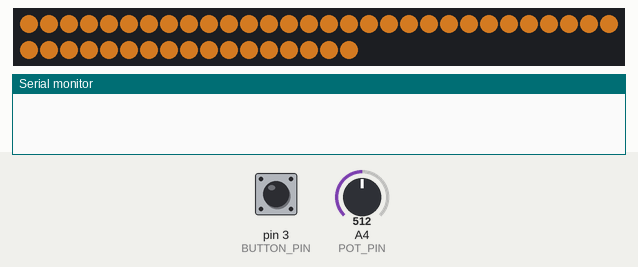
Recording of a sketch running on a simulated Arduino Uno, built with avr-gcc and run on an emulated ATmega328P. Shown: 47 RGB LEDs in strip order, left to right, continuing on the next row, the last lines printed to the serial monitor. Inputs (shaded band) come from the test bench; at power-on: pin 3 (BUTTON_PIN) HIGH, A4 (POT_PIN) = 512. Dim RGB values are drawn brighter than linear; random numbers use the default seed unless the sketch sets one.

Above: at 1.2 s.
1.3 s: pin 3 (BUTTON_PIN) pulled LOW for 1 s
At 2.3 s:
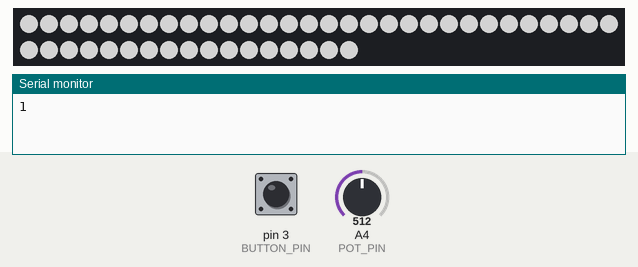
3.8 s: A4 (POT_PIN) set to 0
At 4.6 s:
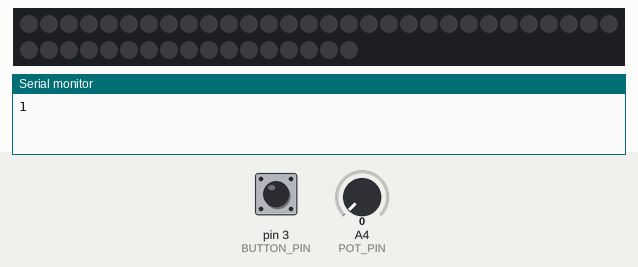
5.3 s: A4 (POT_PIN) set to 18
At 6.1 s:
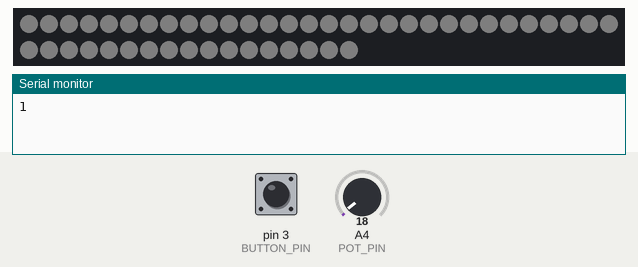
6.9 s: pin 3 (BUTTON_PIN) pulled LOW for 0.15 s
At 7.07 s:
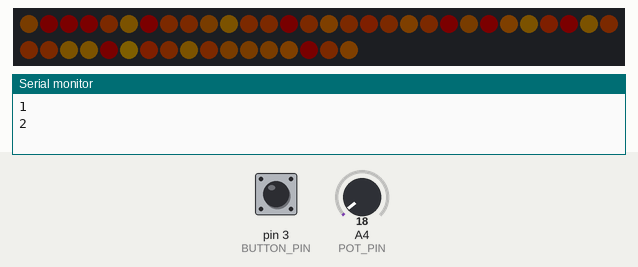
8.7 s: pin 3 (BUTTON_PIN) pulled LOW for 0.15 s
At 8.71 s:
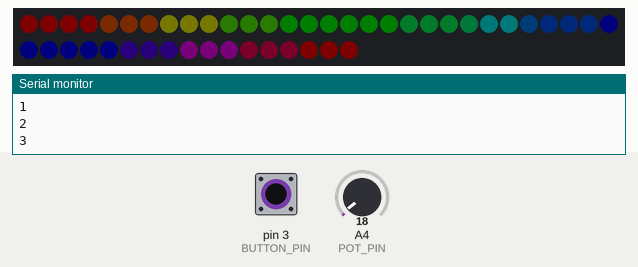
10.3 s: A4 (POT_PIN) set to 95
At 10.33 s:
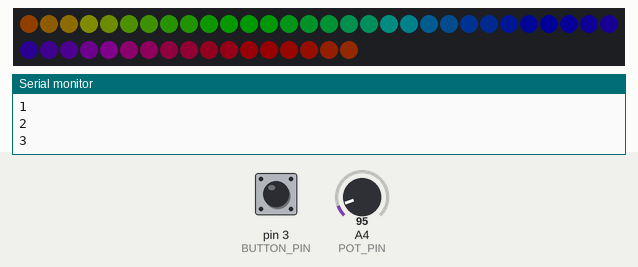

The sketch:

efekty_led.ino
```cpp
#include <Adafruit_NeoPixel.h>
#include <Bounce2.h>

#define PIN 6
#define NUM_LEDS 47
#define BUTTON_PIN 3
#define POT_PIN A4
#define DELAY 10
Adafruit_NeoPixel strip = Adafruit_NeoPixel(NUM_LEDS, PIN, NEO_GRB + NEO_KHZ800);
Bounce debouncer = Bounce();

int mode = 0;
int buttonState = 0;

void setup() {
  strip.begin();
  strip.show();
  pinMode(BUTTON_PIN, INPUT_PULLUP);
  debouncer.attach(BUTTON_PIN);
  debouncer.interval(3);
  Serial.begin(9600);
}

void loop() {
  int potValue = analogRead(POT_PIN);
  int brightness = map(potValue, 0, 1023, 0, 255);
  strip.setBrightness(brightness);
  //buttonState = digitalRead(BUTTON_PIN);
  debouncer.update();
  if (debouncer.fell()) {
      mode = mode + 1;
      if (mode > 8){
        mode=0;
      }
      Serial.println(mode);
    }
  switch (mode) {
    case 0:
      colorWipe(strip.Color(255, 147, 41), DELAY); // Warm white color
      break;
    case 1:
      colorWipe(strip.Color(255, 255, 255), DELAY); // Cold white color
      break;
    case 2:
      flameEffect(DELAY+50);
      break;
    case 3:
      rainbowCycle(DELAY+50);
      break;
    case 4:
      colorWipe(strip.Color(0, 0, 255), DELAY); // Blue color
      break;
    case 5:
      colorWipe(strip.Color(128, 0, 128), DELAY); // Purple color
      break;
    case 6:
      colorWipe(strip.Color(255, 0, 0), DELAY); // Red color
      break;
    case 7:
      colorWipe(strip.Color(0, 255, 0), DELAY); // Green color
      break;
    case 8:
      knightRider(DELAY+20);
      break;

  }
}

// Add your effect functions here
void turnOffLeds() {
  for(int i=0; i<strip.numPixels(); i++) {
    strip.setPixelColor(i, strip.Color(0, 0, 0));
  }
  strip.show();
}

// Color wipe function
unsigned long lastUpdateWipe = 0;
void colorWipe(uint32_t color, int wait) {
  if (millis() - lastUpdateWipe >= wait) {
    lastUpdateWipe = millis();
    for(int i=0; i<strip.numPixels(); i++) {
      strip.setPixelColor(i, color);
      strip.show();
    }
  }
}

// Flame effect function
unsigned long lastUpdateFlame = 0;

void flameEffect(int wait) {
  // Sprawdź, czy upłynął określony czas oczekiwania
  if (millis() - lastUpdateFlame >= wait) {
    lastUpdateFlame = millis();

    for(int i=0; i<NUM_LEDS; i++) {
      int flicker = random(0,95);
      int r1 = random(200,255);
      int g1 = random(100,160);
      int b1 = 0;
      r1=r1-flicker;
      g1=g1-flicker;
      strip.setPixelColor(i, strip.Color(r1,g1,b1));
    }
    strip.show();
  }
}


// Rainbow cycle function
// Zmienna do przechowywania ostatniego momentu aktualizacji
unsigned long lastUpdate = 0;
uint16_t j = 0;

void rainbowCycle(int wait) {
  uint16_t i;

  //Millis
  if (millis() - lastUpdate >= wait) {
    lastUpdate = millis();

    for(i=0; i< strip.numPixels(); i++) {
      strip.setPixelColor(i, Wheel(((i * 256 / strip.numPixels()) + j) & 255));
    }
    strip.show();

    //
    j++;
    if(j >= 256*5) { // 5 cycles of all colors on wheel
      j = 0;
    }
  }
}


// Knight Rider effect function
unsigned long lastUpdateKR = 0;
int direction = 1;
int i = 0;

void knightRider(int wait) {
  if (millis() - lastUpdateKR >= wait) {
    lastUpdateKR = millis();
    strip.setPixelColor(i, strip.Color(255, 0, 0));
    strip.show();
    strip.setPixelColor(i, strip.Color(0, 0, 0));

    // Zaktualizuj indeks pixela w zależności od kierunku
    i += direction;
    if (i == NUM_LEDS - 1 || i == 0) {
      // Zmień kierunek na przeciwny, gdy osiągniesz koniec lub początek
      direction *= -1;
    }
  }
}

// Wheel function for the rainbow cycle
uint32_t Wheel(byte WheelPos) {
  WheelPos = 255 - WheelPos;
  if(WheelPos < 85) {
    return strip.Color(255 - WheelPos * 3, 0, WheelPos * 3);
  }
  if(WheelPos < 170) {
    WheelPos -= 85;
    return strip.Color(0, WheelPos * 3, 255 - WheelPos * 3);
  }
  WheelPos -= 170;
  return strip.Color(WheelPos * 3, 255 - WheelPos * 3, 0);
}
```

Measured:
- after the input at 1.3 s, the LEDs: change after 0.25 s (image 1)
- after the input at 3.8 s, the LEDs: change after 0.07 s (image 2)
- after the input at 5.3 s, the LEDs: change after 0.11 s (image 3)
- after the input at 6.9 s, the LEDs: change after 0.17 s (image 4)
